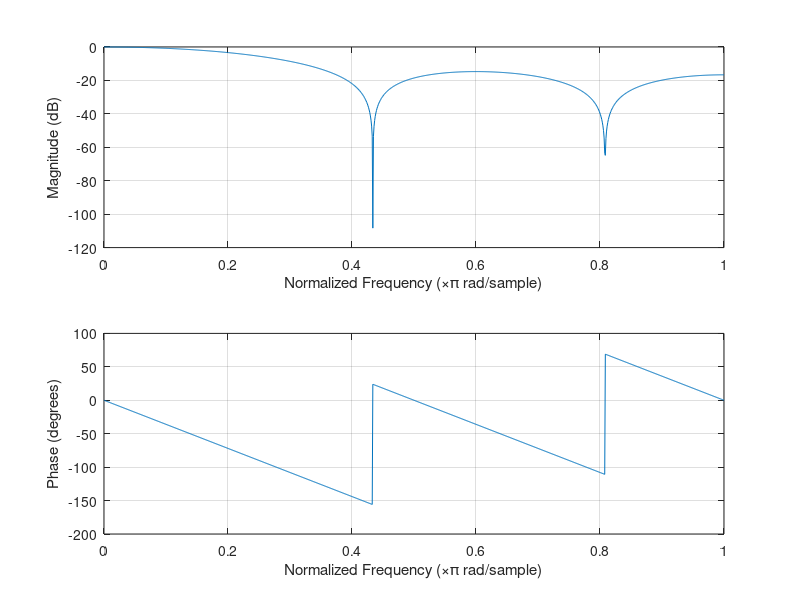

MATLAB code to generate this figure: (Note: this script raises an error after producing the figure.)
clc; clear all; close all;
N=input('enter order of filter ');
fc=input('enter cut off frequency of the filter  ');
fs=10*fc;
fnc=2*fc/fs;
in=menu('window selection','rectangular','hamming','kaiser');
if(in==1)
    wn=rectwin(N);
elseif(in==2)
    wn=hamming(N);
else
    wn=kaiser(N,0.5);
end
b=fir1(N-1,fnc,wn);
display('coefficient of filter');
display(b);
freqz(b,1,1024);
display('press any key to continue for window function comparision');
w1=rectwin(N);
w2=hamming(N);
w3=kaiser(N,0.5);
wvtool(w1,w2,w3);